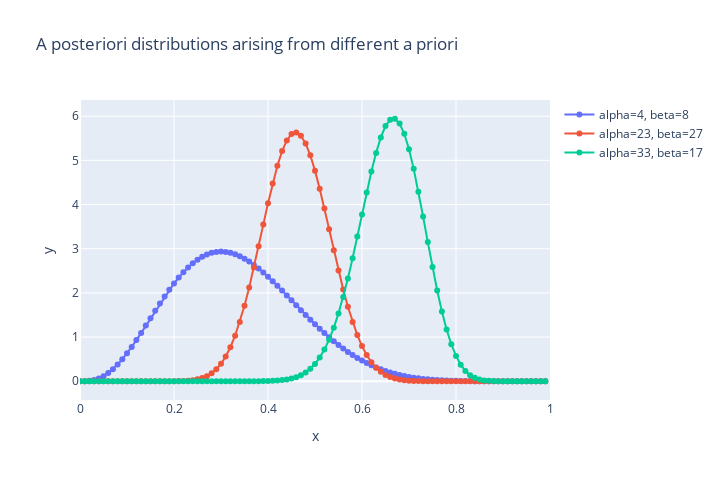

The code cell stored with this chart in its notebook:
### Markdown cell above
If alpha and beta are both equal to 1, then this is a uniform distribution.<br>
If alpha is much larger than beta, then most of the weight is around 1.<br>
If alpha is much smaller than beta, then most of the weight is around 0.

### Code cell
fig = go.Figure()

fig.add_trace(
    go.Scatter(
        x=xs,
        y=[beta_pdf(x, 4, 8) for x in xs],
        mode="lines+markers",
        name="alpha=4, beta=8",
    )
)
fig.add_trace(
    go.Scatter(
        x=xs,
        y=[beta_pdf(x, 23, 27) for x in xs],
        mode="lines+markers",
        name="alpha=23, beta=27",
    )
)
fig.add_trace(
    go.Scatter(
        x=xs,
        y=[beta_pdf(x, 33, 17) for x in xs],
        mode="lines+markers",
        name="alpha=33, beta=17",
    )
)

fig.update_xaxes(title_text="x", range=[0, 1])
fig.update_yaxes(title_text="y")

fig.update_layout(
    height=480,
    width=720,
    title_text="A posteriori distributions arising from different a priori",
)

fig.show()

### Figure 1 — Plotly figure (JSON) as saved in the notebook; plotly's stock layout.template omitted (floating-point values rounded to 4 significant figures; data arrays with more than 128 entries replaced by an {"elided": "..."} marker saying what was removed)
{"data": [{"mode": "lines+markers", "name": "alpha=4, beta=8", "type": "scatter", "x": {"elided": "200 float values"}, "y": {"elided": "200 float values"}}, {"mode": "lines+markers", "name": "alpha=23, beta=27", "type": "scatter", "x": {"elided": "200 float values"}, "y": {"elided": "200 float values"}}, {"mode": "lines+markers", "name": "alpha=33, beta=17", "type": "scatter", "x": {"elided": "200 float values"}, "y": {"elided": "200 float values"}}], "layout": {"height": 480, "title": {"text": "A posteriori distributions arising from different a priori"}, "width": 720, "xaxis": {"range": [0, 1], "title": {"text": "x"}, "type": "linear"}, "yaxis": {"autorange": true, "range": [-0.4244, 6.366], "title": {"text": "y"}, "type": "linear"}}}
